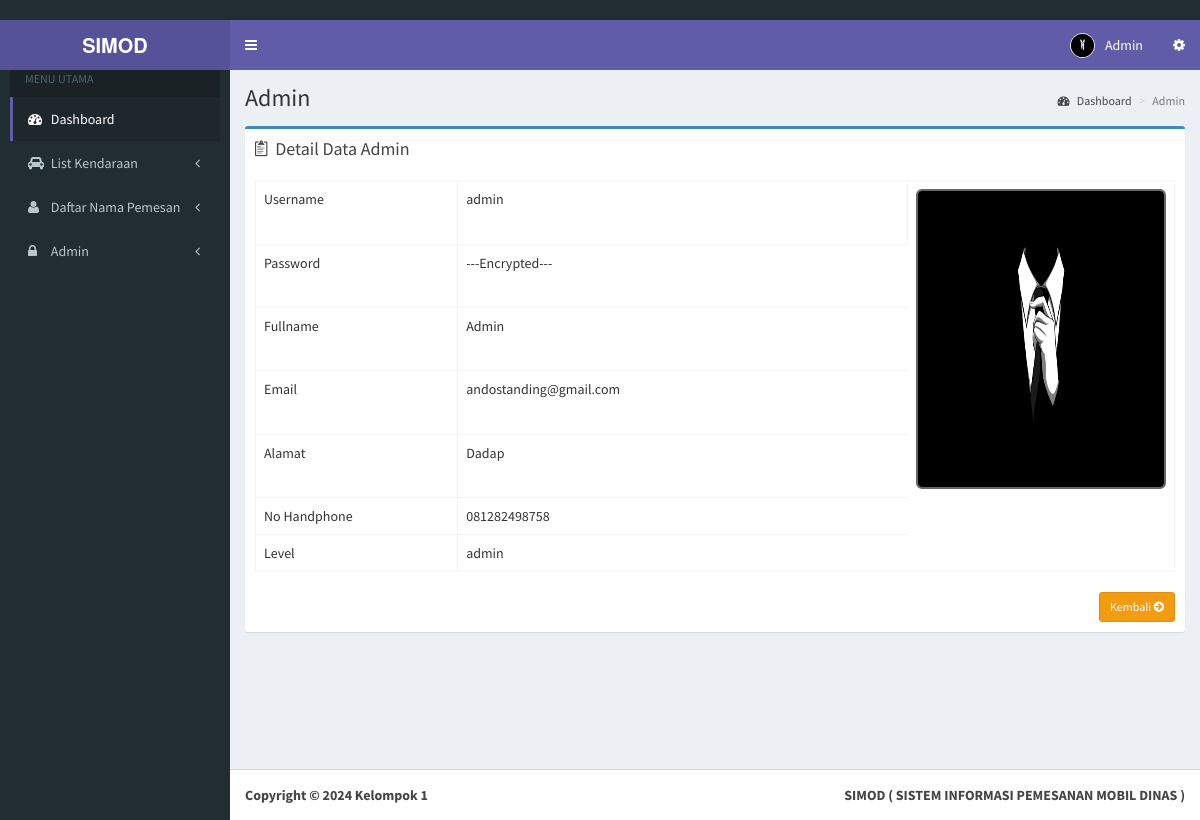
The app's page /admin/detail-admin.php?hal=edit&kd=4 (signed in) with its own data.
### tables this page shows
CREATE TABLE `user` (
  `user_id` int(10) NOT NULL,
  `username` varchar(200) NOT NULL,
  `password` varchar(200) NOT NULL,
  `fullname` varchar(300) NOT NULL,
  `email` varchar(100) NOT NULL,
  `alamat` varchar(30) NOT NULL,
  `no_hp` varchar(20) NOT NULL,
  `level` char(20) NOT NULL,
  `gambar` varchar(200) NOT NULL
);

### admin/detail-admin.php (the view, shortened to what this page needs)
<!DOCTYPE html>
<html>
<?php include "head.php"; ?>
<body class="hold-transition skin-purple sidebar-mini">
  <div class="wrapper">
    <?php include "header.php"; ?>
    <?php include "menu.php"; ?>
    <div class="content-wrapper">
      <section class="content-header">
        <h1>
          Admin
        </h1>
        <ol class="breadcrumb">
          <li><a href="index.php"><i class="fa fa-dashboard"></i> Dashboard</a></li>
          <li class="active">Admin</li>
        </ol>
      </section>
      <section class="content">
        <div class="row">
          <section class="col-lg-12 connectedSortable">
            <div class="box box-primary">
              <div class="box-header">
                <i class="ion ion-clipboard"></i>
                <h3 class="box-title">Detail Data Admin</h3>
              </div>
              <?php
              $query = mysqli_query($koneksi, "SELECT * FROM user WHERE user_id='$_GET[kd]'");
              $data  = mysqli_fetch_array($query);
              ?>
              <div class="box-body">
                <div class="form-panel">
                  <table id="example" class="table table-hover table-bordered">
                    <tr>
                      <td>Username</td>
                      <td><?php echo $data['username']; ?></td>
                      <td rowspan="5">
                        <div class="pull-right image">
                          <img src="<?php echo $data['gambar']; ?>" class="img-rounded" height="300" width="250" alt="User Image" style="border: 2px solid #666;" />
                        </div>
                      </td>
                    </tr>
                    <tr>
                      <td width="250">Password</td>
                      <td width="565" colspan="1">---Encrypted---</td>
                    </tr>
                    <tr>
                      <td>Fullname</td>
                      <td colspan="1"><?php echo $data['fullname']; ?></td>
                    </tr>
                    <tr>
                      <td>Email</td>
                      <td colspan="1"><?php echo $data['email']; ?></td>
                    </tr>
                    <tr>
                      <td>Alamat</td>
                      <td colspan="1"><?php echo $data['alamat']; ?></td>
                    </tr>
                    <tr>
                      <td>No Handphone</td>
                      <td colspan="1"><?php echo $data['no_hp']; ?></td>
                    </tr>
                    <tr>
                      <td>Level</td>
                      <td colspan="1"><?php echo $data['level']; ?></td>
                    </tr>
                  </table>
                  <div class="text-right">
                    <a href="index.php" class="btn btn-sm btn-warning">Kembali <i class="fa fa-arrow-circle-right"></i></a>
                  </div>
                </div>
              </div>
            </div>
          </section>
        </div>
      </section>
    </div>
    <?php include "footer.php"; ?>
  </div>
</body>
</html>

### records on screen
user: username "admin", gambar (picture), fullname "Admin", email "andostanding@gmail.com", alamat "Dadap", no_hp "081282498758", level "admin"

### other values on screen
$_SESSION['fullname'] "Admin"
